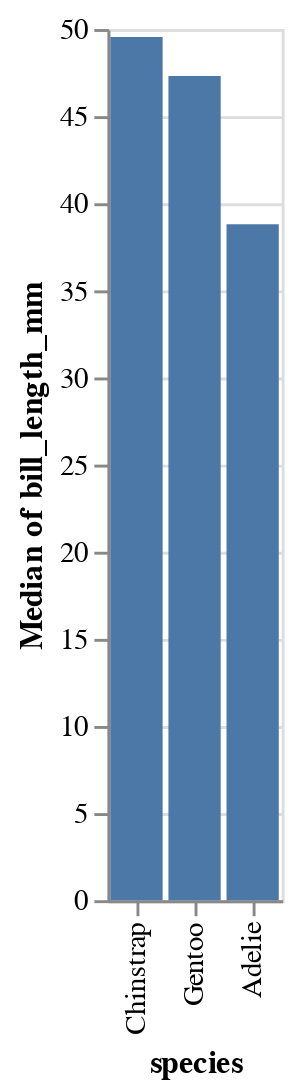

The notebook cell saved with this chart:
### Code cell
alt.Chart(df).mark_bar().encode(
    x=alt.X("species", sort="-y"),
    y="median(bill_length_mm)",
    tooltip=["median(bill_length_mm)"]
)

### Figure 1 — Vega-Lite specification as saved in the notebook (floating-point values rounded to 4 significant figures; data arrays with more than 128 entries replaced by an {"elided": "..."} marker saying what was removed)
{"config": {"view": {"continuousWidth": 400, "continuousHeight": 300}}, "data": {"name": "data-6503fb4fbd21ca2400956d2086879525"}, "mark": "bar", "encoding": {"tooltip": [{"aggregate": "median", "field": "bill_length_mm", "type": "quantitative"}], "x": {"field": "species", "sort": "-y", "type": "nominal"}, "y": {"aggregate": "median", "field": "bill_length_mm", "type": "quantitative"}}, "$schema": "https://vega.github.io/schema/vega-lite/v4.17.0.json", "datasets": {"data-6503fb4fbd21ca2400956d2086879525": {"elided": "344 records"}}}
